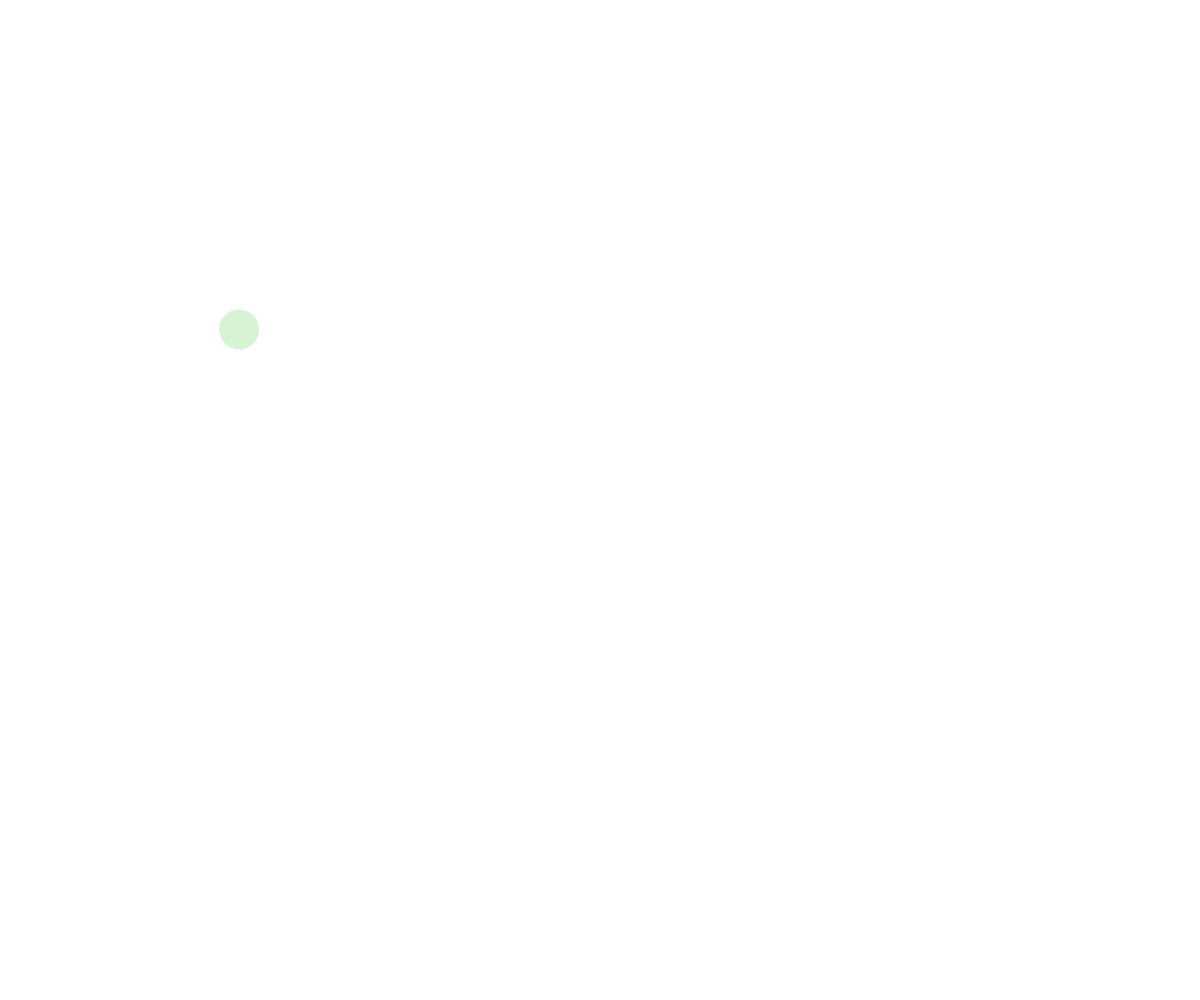
Frame 1 (no input)
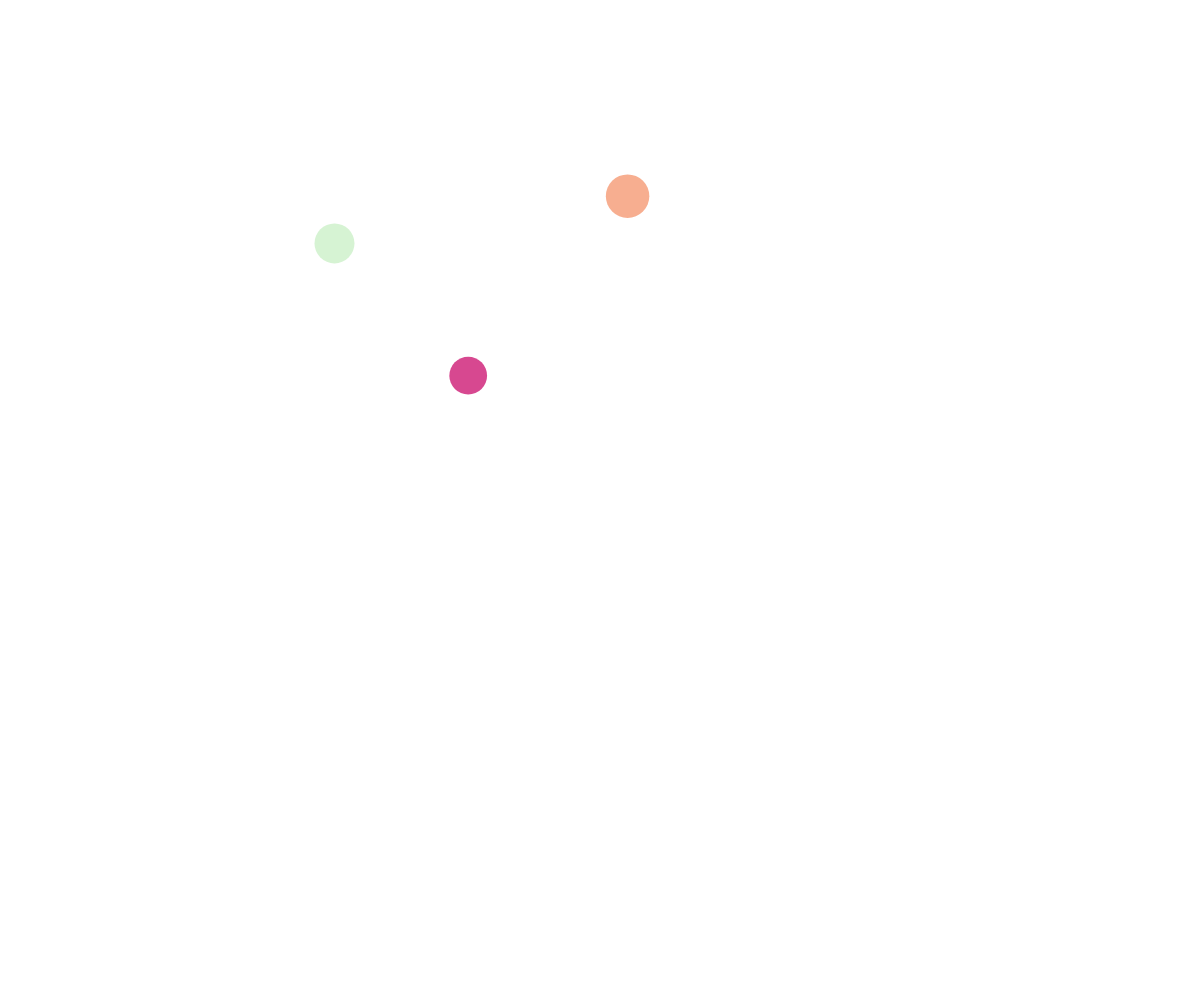
Frame 60 (no input)
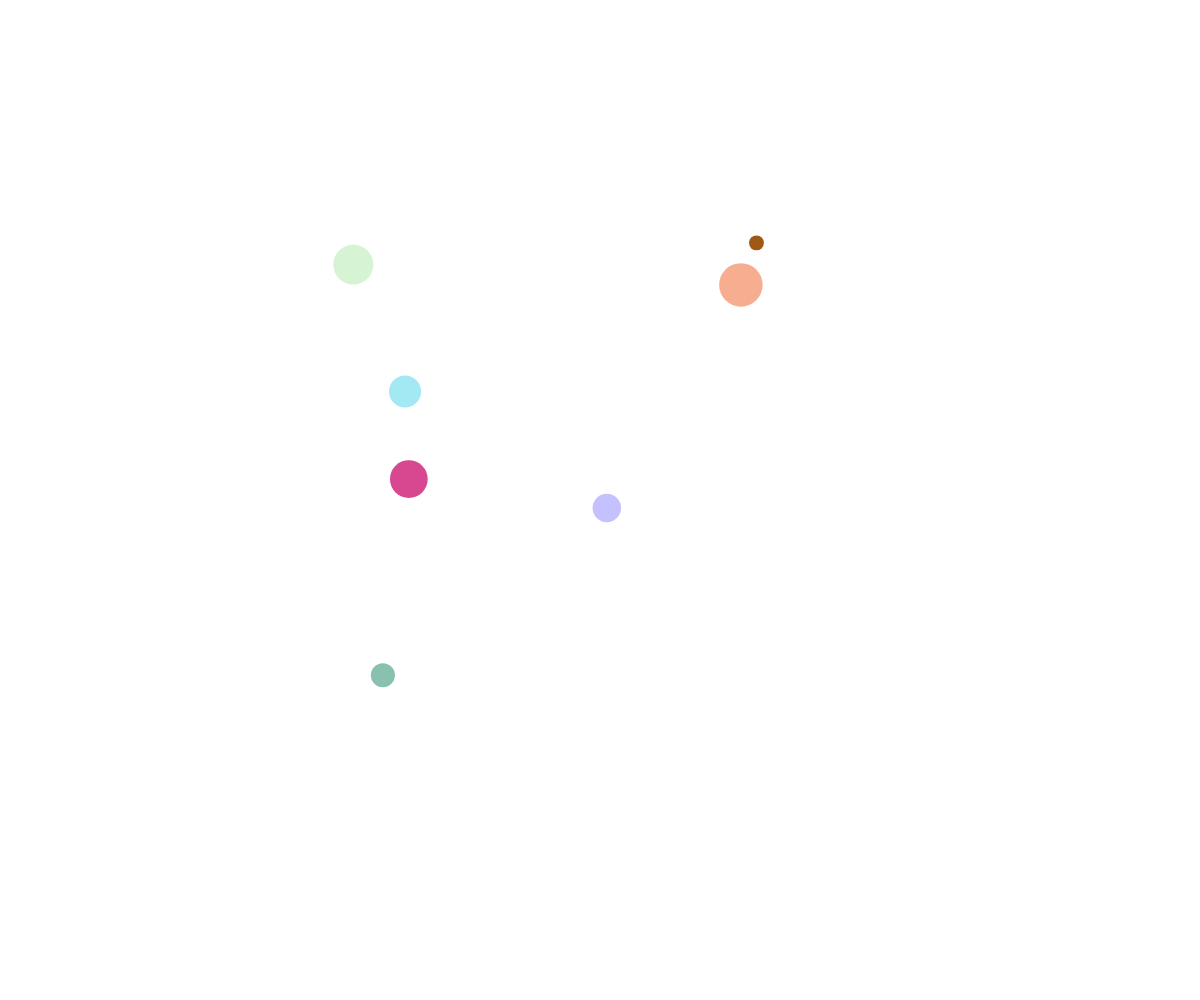
Frame 120 (the mouse pressed at the canvas centre since frame 60)

The p5.js sketch that drew these frames (run headless with seeded random() and noise() and a simulated clock; from frame 60 on, the mouse is pressed at the canvas centre):

// p5.js sketch
// ── sketch.js
// Perlin Noise Ball

let theBall;
let time = 0;
let ballArray = [];

function setup() {
  createCanvas(windowWidth, windowHeight);
  spawnBall();
  window.setInterval(spawnBall, 500);
}

function draw() {
  background(255);
  noStroke();

  for(let theBall of ballArray){
    fill(theBall.color);
    theBall.x = noise(theBall.time) * width;
    theBall.y = noise(theBall.time + 300) * height;
    circle(theBall.x, theBall.y, theBall.size);
    theBall.time += 0.01;
  }
}

function mousePressed() {
  spawnBall();
}

function spawnBall() {
  let ball = {
    x: random(width),
    y: random(height),
    size: random(10, 50),
    color: color(random(255), random(255), random(255), random(255)),
    time: random(1000),
  };
  ballArray.push(ball);
}
